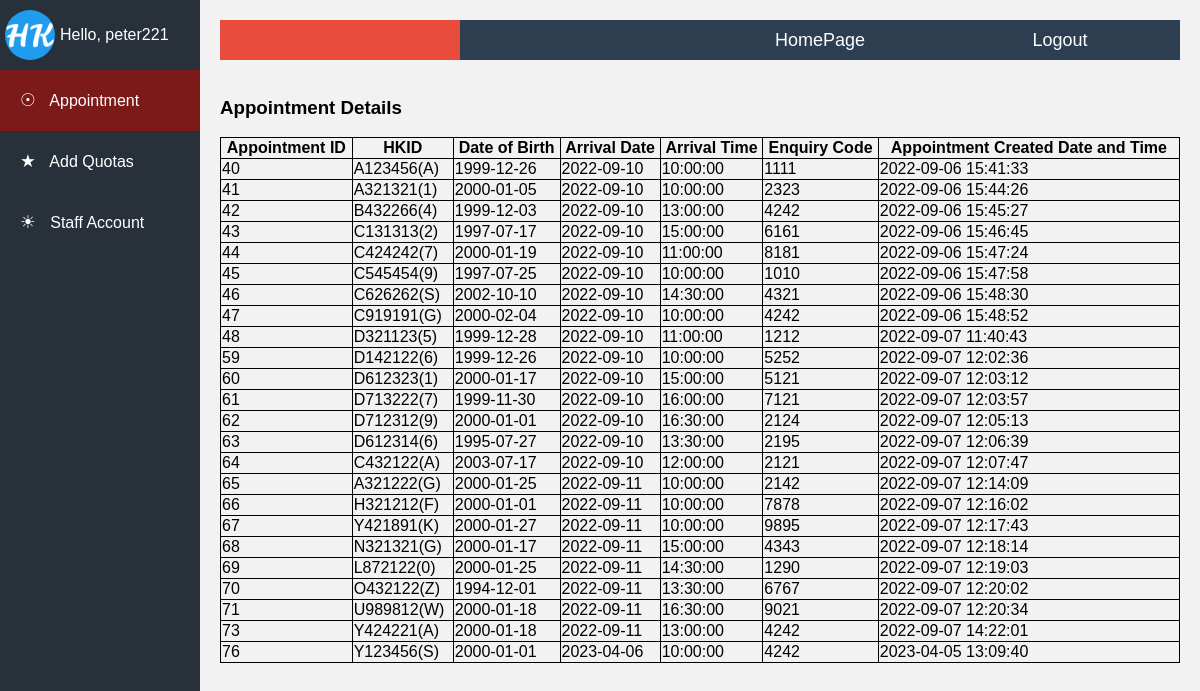
/adminpanel_homepage.php (signed in), run on the app's committed database.
### tables this page shows
CREATE TABLE `appointment_list` (
  `app_id` int(3) NOT NULL,
  `hkid` varchar(255) NOT NULL,
  `dob` date NOT NULL,
  `app_date` date NOT NULL,
  `app_time` time NOT NULL,
  `enquiry_code` varchar(255) NOT NULL,
  `created_time` timestamp NOT NULL DEFAULT current_timestamp() ON UPDATE current_timestamp()
);

### openssl_encrypt.php (called while the page is built, shortened)
<?php
$key = 'A%D*G-KaPdSgVkYp3s6v9y$B?E(H+MbQ';
    function decryption($hkid, $key) {
    $cipher = 'aes-256-cbc';
    $encryption_key = base64_decode($key);
    list($encrypted_hkid, $iv) = array_pad(explode('::', base64_decode($hkid), 2),2,null);
    return openssl_decrypt($encrypted_hkid, $cipher, $encryption_key, 0, $iv);
    }
?>

### adminpanel_homepage.php (the view, shortened to what this page needs)
<?php
if(isset($_SESSION['username'])){
?>
<!DOCTYPE html>
<html>
  <head>
    <link rel="stylesheet" href="styles/admin.css" />
    <link rel="stylesheet" href="styles/createuser_form.css" />
    <link rel="stylesheet" href="styles/adminnav.css" />
  </head>
  <body>
    <div id="pgside">
      <div id="pguser">
        <img src="images/icon2.png"/>
        <i class="txt">Hello, <?php echo $_SESSION['username'];?></i>
      </div>
      <a href="adminpanel_homepage.php" class="current">
        <i class="ico">&#9737;</i>
        <i class="txt">Appointment</i>
      </a>
      <a href="adminpanel_addquotas.php">
      <i class="ico">&#9733;</i>
        <i class="txt">Add Quotas</i>
      </a>
      <a href="adminpanel_staffaccount.php">
        <i class="ico">&#9728;</i>
        <i class="txt">Staff Account</i>
      </a>
    </div>
    <main id="pgmain">
    <?php
include "db.php";
$sql = "SELECT * FROM appointment_list";
$result=$conn->query($sql);
if($result->num_rows>0){
    include "openssl_encrypt.php";
    ?>
    <table style="width:100%">
        <thead>
        <tr>
            <th>Appointment ID</th>
            <th>HKID</th>
            <th>Date of Birth</th>
            <th>Arrival Date</th>
            <th>Arrival Time</th>
            <th>Enquiry Code</th>
            <th>Appointment Created Date and Time</th>
        </tr>
        </thead>
    <?php
    while($row = $result->fetch_assoc()){
        echo "<tr>";
        echo "<td>".$row['app_id']."</td>";
        echo "<td>".decryption($row['hkid'],$key)."</td>";
        echo "<td>".$row['dob']."</td>";
        echo "<td>".$row['app_date']."</td>";
        echo "<td>".$row['app_time']."</td>";
        echo "<td>".$row['enquiry_code']."</td>";
        echo "<td>".$row['created_time']."</td>";
        echo "</tr>";
    }
}
?>
      <ul class="menu">
        <li></li>
        <li></li>
        <li><a href="index.php">HomePage</a></li>
        <li><a href="logout.php">Logout</a></li>
        <li class="slider"></li>
      </ul>
<br>
<h3>Appointment Details</h3>
    </main>
  </body>
</html>
<?php
}else{
  header('Location: index.php');
}
?>

### styles/admin.css (style rules this page uses)
* { font-family: arial, sans-serif; box-sizing: border-box; }
body { display: flex; min-height: 100vh; padding: 0; margin: 0; }
#pgside { width: 200px; transition: width 0.2s; background: #283039; }
#pgside #pguser { display: flex; align-items: center; padding: 10px 5px; }
#pgside #pguser img { width: 50px; margin-right: 5px; border-radius: 50% }
#pgside, #pgside a { color: #fff; }
#pgside a { display: block; padding: 20px; width: 100%; text-decoration: none; cursor: pointer; }
#pgside a.current { background: #7c1919; }
#pgside i.ico, #pgside i.txt { font-style: normal; }
#pgside i.ico { font-size: 1.1em; margin-right: 10px; }
#pgmain { flex-grow: 1; padding: 20px; background: #f2f2f2; }

### styles/createuser_form.css (style rules this page uses)
* { font-family: arial, sans-serif; box-sizing: border-box; }

### styles/adminnav.css (style rules this page uses)
* { box-sizing: border-box; }
html, body { margin: 0; padding: 0; }
body { font-family: 'PT Sans', Arial, Verdana; background-color: #eee; }
.menu { list-style: none; margin: 0; padding: 0; width: 100%; height: 40px; margin: auto; position: relative; background-color: #2c3e50; z-index: 7; }
.menu li { float: left; width: 25%; height: 100%; margin: 0; padding: 0; }
.menu a { display: flex; width: 100%; height: 100%; justify-content: center; align-items: center; color: #fff; text-decoration: none; position: relative; font-size: 18px; z-index: 9; }
li.slider { width: 25%; height: 100%; position: absolute; left: 0; top: 0; background-color: #e74c3c; z-index: 8; transition: left 0.4s, background-color 0.4s; }

### adminpanel_homepage.php (style rules this page uses)
table, th, td { border: 1px solid black; border-collapse: collapse; }

### data on the page
appointment_list: app_id "40", hkid "A123456(A)", dob "1999-12-26", app_date "2022-09-10", app_time "10:00:00", enquiry_code "1111", created_time "2022-09-06 15:41:33"
appointment_list: app_id "41", hkid "A321321(1)", dob "2000-01-05", app_date "2022-09-10", app_time "10:00:00", enquiry_code "2323", created_time "2022-09-06 15:44:26"
appointment_list: app_id "42", hkid "B432266(4)", dob "1999-12-03", app_date "2022-09-10", app_time "13:00:00", enquiry_code "4242", created_time "2022-09-06 15:45:27"
appointment_list: app_id "43", hkid "C131313(2)", dob "1997-07-17", app_date "2022-09-10", app_time "15:00:00", enquiry_code "6161", created_time "2022-09-06 15:46:45"
appointment_list: app_id "44", hkid "C424242(7)", dob "2000-01-19", app_date "2022-09-10", app_time "11:00:00", enquiry_code "8181", created_time "2022-09-06 15:47:24"
appointment_list: app_id "45", hkid "C545454(9)", dob "1997-07-25", app_date "2022-09-10", app_time "10:00:00", enquiry_code "1010", created_time "2022-09-06 15:47:58"
appointment_list: app_id "46", hkid "C626262(S)", dob "2002-10-10", app_date "2022-09-10", app_time "14:30:00", enquiry_code "4321", created_time "2022-09-06 15:48:30"
appointment_list: app_id "47", hkid "C919191(G)", dob "2000-02-04", app_date "2022-09-10", app_time "10:00:00", enquiry_code "4242", created_time "2022-09-06 15:48:52"
appointment_list: app_id "48", hkid "D321123(5)", dob "1999-12-28", app_date "2022-09-10", app_time "11:00:00", enquiry_code "1212", created_time "2022-09-07 11:40:43"
appointment_list: app_id "59", hkid "D142122(6)", dob "1999-12-26", app_date "2022-09-10", app_time "10:00:00", enquiry_code "5252", created_time "2022-09-07 12:02:36"
appointment_list: app_id "60", hkid "D612323(1)", dob "2000-01-17", app_date "2022-09-10", app_time "15:00:00", enquiry_code "5121", created_time "2022-09-07 12:03:12"
appointment_list: app_id "61", hkid "D713222(7)", dob "1999-11-30", app_date "2022-09-10", app_time "16:00:00", enquiry_code "7121", created_time "2022-09-07 12:03:57"
appointment_list: app_id "62", hkid "D712312(9)", dob "2000-01-01", app_date "2022-09-10", app_time "16:30:00", enquiry_code "2124", created_time "2022-09-07 12:05:13"
appointment_list: app_id "63", hkid "D612314(6)", dob "1995-07-27", app_date "2022-09-10", app_time "13:30:00", enquiry_code "2195", created_time "2022-09-07 12:06:39"
appointment_list: app_id "64", hkid "C432122(A)", dob "2003-07-17", app_date "2022-09-10", app_time "12:00:00", enquiry_code "2121", created_time "2022-09-07 12:07:47"
appointment_list: app_id "65", hkid "A321222(G)", dob "2000-01-25", app_date "2022-09-11", app_time "10:00:00", enquiry_code "2142", created_time "2022-09-07 12:14:09"
appointment_list: app_id "66", hkid "H321212(F)", dob "2000-01-01", app_date "2022-09-11", app_time "10:00:00", enquiry_code "7878", created_time "2022-09-07 12:16:02"
appointment_list: app_id "67", hkid "Y421891(K)", dob "2000-01-27", app_date "2022-09-11", app_time "10:00:00", enquiry_code "9895", created_time "2022-09-07 12:17:43"
appointment_list: app_id "68", hkid "N321321(G)", dob "2000-01-17", app_date "2022-09-11", app_time "15:00:00", enquiry_code "4343", created_time "2022-09-07 12:18:14"
appointment_list: app_id "69", hkid "L872122(0)", dob "2000-01-25", app_date "2022-09-11", app_time "14:30:00", enquiry_code "1290", created_time "2022-09-07 12:19:03"
appointment_list: app_id "70", hkid "O432122(Z)", dob "1994-12-01", app_date "2022-09-11", app_time "13:30:00", enquiry_code "6767", created_time "2022-09-07 12:20:02"
appointment_list: app_id "71", hkid "U989812(W)", dob "2000-01-18", app_date "2022-09-11", app_time "16:30:00", enquiry_code "9021", created_time "2022-09-07 12:20:34"
appointment_list: app_id "73", hkid "Y424221(A)", dob "2000-01-18", app_date "2022-09-11", app_time "13:00:00", enquiry_code "4242", created_time "2022-09-07 14:22:01"
appointment_list: app_id "76", hkid "Y123456(S)", dob "2000-01-01", app_date "2023-04-06", app_time "10:00:00", enquiry_code "4242", created_time "2023-04-05 13:09:40"

### other printed values
$_SESSION['username'] "peter221"
